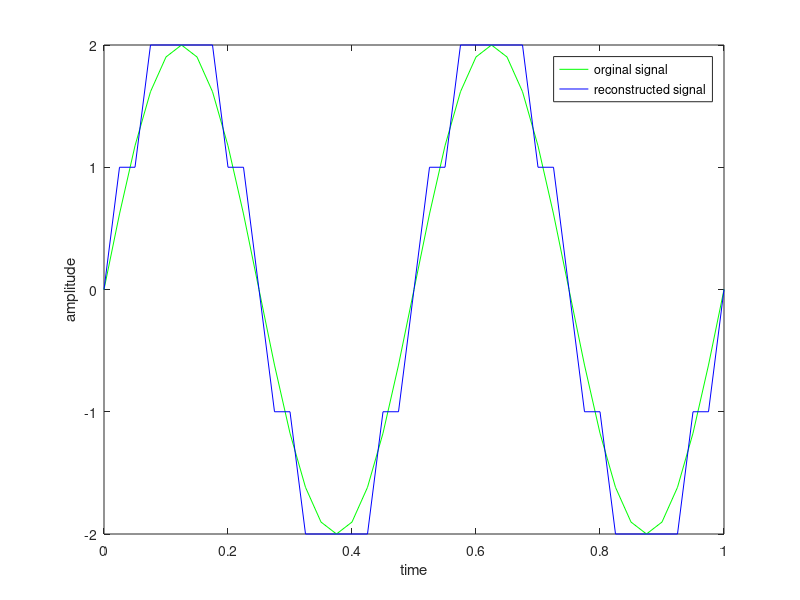

Reproduce this figure in MATLAB.
%pcm
%analog signal(sinusoidal)
maximum_frequency=2; %maximum frequency of the input signal

sampling_frequency=20*maximum_frequency; %Nyquist sampling rate

time_period=0:1/sampling_frequency:1;

amplitude=2;

sinusoidal_signal=amplitude*sin(2*3.1416*maximum_frequency*time_period);

%level shifting
level_shifting_output=sinusoidal_signal+amplitude;

%quantization
quantizer_output=round(level_shifting_output);

%decimal to binary
encoder_output=de2bi(quantizer_output,'left-msb');

%pcm receiver
decoder_output=bi2de(encoder_output,'left-msb');

%shifting the amplitude level to the orginal value
reconstructed_signal=decoder_output-amplitude;

%ploting
plot(time_period,sinusoidal_signal,'g');
hold on
plot(time_period,reconstructed_signal,'b');
xlabel('time');
ylabel('amplitude');
legend('orginal signal','reconstructed signal');






